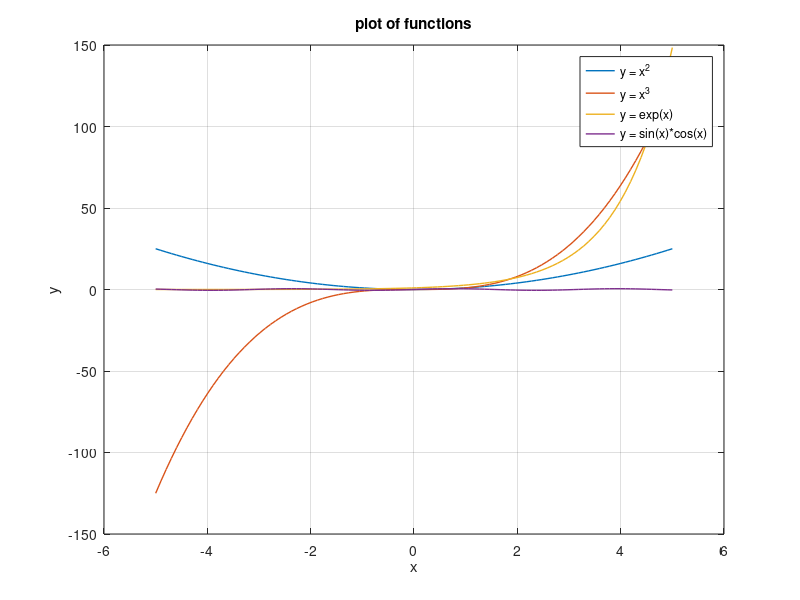

Source code (MATLAB):
x = linspace(-5,5,100);
y1 = x.^2;
y2 = x.^3;
y3 = exp(x);
y4 = sin(x).*cos(x);

plot(x,y1,'LineWidth',1,'DisplayName','y = x^2');
hold on;
plot(x,y2,'LineWidth',1,'DisplayName','y = x^3');
plot(x,y3,'LineWidth',1,'DisplayName','y = exp(x)');
plot(x,y4,'LineWidth',1,'DisplayName','y = sin(x)*cos(x)');
xlabel('x')
ylabel('y')
legend('show')
title('plot of functions')
grid on
hold off